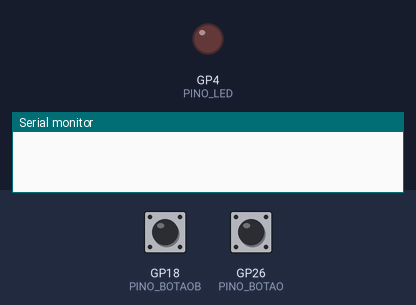
Recording of a sketch running on a simulated Raspberry Pi Pico W. Shown: output pins drawn as LEDs (lit = HIGH), the last lines printed to the serial monitor. Dashed ring = blinking. Inputs (shaded band) come from the test bench; at power-on: GP18 (PINO_BOTAOB) LOW, GP26 (PINO_BOTAO) LOW.

Above: at 1.2 s.
1.3 s: GP18 (PINO_BOTAOB) pulled HIGH for 0.15 s
2.9 s: GP26 (PINO_BOTAO) pulsed HIGH 5 times (0.12 s each, 0.3 s apart)
At 4.27 s:
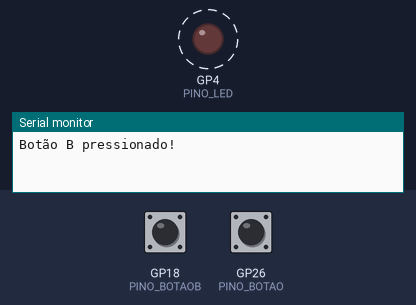
6.5 s: GP18 (PINO_BOTAOB) pulled HIGH for 1 s
At 6.9 s:
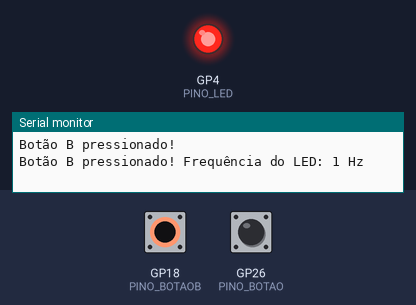
Timing chart, 0 to 15.5 s (numbered marks = the images above; inputs shaded):
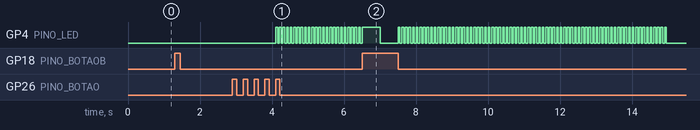

Measured:
- after the input at 2.9 s, GP4 (PINO_LED): alternates HIGH for 0.05 s and LOW for 0.05 s, starting after 1.2 s

The sketch:

sketch.ino
```cpp
#include "pico/stdlib.h"

#define PINO_LED 4
#define PINO_BOTAO 26
#define PINO_BOTAOB 18

int contagem_pressoes_botao = 0;
bool botao_ja_pressionado = false;
bool botaob_ja_pressionado = false;

void setup() {
    // Inicializa a comunicação serial
    Serial.begin(9600);

    // Configuração do LED e do botão
    gpio_init(PINO_LED);
    gpio_set_dir(PINO_LED, GPIO_OUT);
    gpio_put(PINO_LED, 0); // Garante que o LED comece apagado

    gpio_init(PINO_BOTAO);
    gpio_set_dir(PINO_BOTAO, GPIO_IN);
    gpio_pull_down(PINO_BOTAO);

    gpio_init(PINO_BOTAOB);
    gpio_set_dir(PINO_BOTAOB, GPIO_IN);
    gpio_pull_down(PINO_BOTAOB);
}

void loop() {
    // Verifica se o botão A foi pressionado
    if (gpio_get(PINO_BOTAO)) {
        if (!botao_ja_pressionado) {
            contagem_pressoes_botao++;
            botao_ja_pressionado = true;
        }
    } else {
        botao_ja_pressionado = false;
    }

    // Verifica se o botão A foi pressionado 5 vezes
    if (contagem_pressoes_botao >= 5) {
        contagem_pressoes_botao = 0;

        // Pisca o LED por 10 segundos a 10 Hz
        for (int i = 0; i < 100; i++) {
            // Verifica se o botão B foi pressionado
            if (gpio_get(PINO_BOTAOB)) {
                if (!botaob_ja_pressionado) {
                    Serial.println("Botão B pressionado! Frequência do LED: 1 Hz");
                    botaob_ja_pressionado = true;
                }
                gpio_put(PINO_LED, 1);
                sleep_ms(500);
                gpio_put(PINO_LED, 0);
                sleep_ms(500);
            } else {
                botaob_ja_pressionado = false;
                gpio_put(PINO_LED, 1);
                sleep_ms(50);
                gpio_put(PINO_LED, 0);
                sleep_ms(50);
            }
        }
    }

    // Verifica se o botão B foi pressionado fora do loop de piscar
    if (gpio_get(PINO_BOTAOB)) {
        if (!botaob_ja_pressionado) {
            Serial.println("Botão B pressionado!");
            botaob_ja_pressionado = true;
        }
    } else {
        botaob_ja_pressionado = false;
    }

    sleep_ms(10); // Pequeno delay para evitar uso excessivo da CPU
}
```
